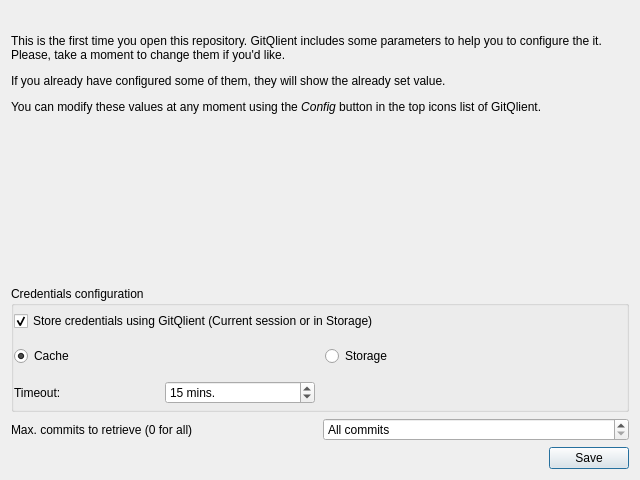
<?xml version="1.0" encoding="UTF-8"?>
<ui version="4.0">
 <class>InitialRepoConfig</class>
 <widget class="QDialog" name="InitialRepoConfig">
  <property name="geometry">
   <rect>
    <x>0</x>
    <y>0</y>
    <width>640</width>
    <height>480</height>
   </rect>
  </property>
  <property name="minimumSize">
   <size>
    <width>640</width>
    <height>480</height>
   </size>
  </property>
  <property name="maximumSize">
   <size>
    <width>800</width>
    <height>600</height>
   </size>
  </property>
  <property name="windowTitle">
   <string>Repo config</string>
  </property>
  <layout class="QGridLayout" name="gridLayout">
   <item row="3" column="0" colspan="2">
    <widget class="QGroupBox" name="credentialsFrames">
     <property name="title">
      <string>Credentials configuration</string>
     </property>
     <layout class="QGridLayout" name="gridLayout_2">
      <property name="leftMargin">
       <number>0</number>
      </property>
      <property name="topMargin">
       <number>0</number>
      </property>
      <property name="rightMargin">
       <number>0</number>
      </property>
      <property name="bottomMargin">
       <number>0</number>
      </property>
      <property name="spacing">
       <number>10</number>
      </property>
      <item row="1" column="1">
       <widget class="QRadioButton" name="rbStorage">
        <property name="text">
         <string>Storage</string>
        </property>
        <attribute name="buttonGroup">
         <string notr="true">buttonGroup</string>
        </attribute>
       </widget>
      </item>
      <item row="0" column="0" colspan="2">
       <widget class="CheckBox" name="chbCredentials">
        <property name="text">
         <string>Store credentials using GitQlient (Current session or in Storage)</string>
        </property>
        <property name="checked">
         <bool>true</bool>
        </property>
       </widget>
      </item>
      <item row="1" column="0">
       <widget class="QRadioButton" name="rbCache">
        <property name="text">
         <string>Cache</string>
        </property>
        <property name="checked">
         <bool>true</bool>
        </property>
        <attribute name="buttonGroup">
         <string notr="true">buttonGroup</string>
        </attribute>
       </widget>
      </item>
      <item row="2" column="0">
       <layout class="QHBoxLayout" name="horizontalLayout_2">
        <property name="spacing">
         <number>0</number>
        </property>
        <item>
         <widget class="QLabel" name="label_6">
          <property name="text">
           <string>Timeout:</string>
          </property>
         </widget>
        </item>
        <item>
         <widget class="QSpinBox" name="sbTimeout">
          <property name="suffix">
           <string> mins.</string>
          </property>
          <property name="maximum">
           <number>480</number>
          </property>
          <property name="singleStep">
           <number>5</number>
          </property>
          <property name="value">
           <number>15</number>
          </property>
         </widget>
        </item>
       </layout>
      </item>
     </layout>
    </widget>
   </item>
   <item row="0" column="0" colspan="2">
    <widget class="QLabel" name="label_4">
     <property name="text">
      <string>&lt;html&gt;&lt;head/&gt;&lt;body&gt;&lt;p&gt;This is the first time you open this repository. GitQlient includes some parameters to help you to configure the it. Please, take a moment to change them if you'd like.&lt;/p&gt;&lt;p&gt;If you already have configured some of them, they will show the already set value.&lt;/p&gt;&lt;p&gt;You can modify these values at any moment using the &lt;span style=&quot; font-style:italic;&quot;&gt;Config &lt;/span&gt;button in the top icons list of GitQlient.&lt;/p&gt;&lt;/body&gt;&lt;/html&gt;</string>
     </property>
     <property name="wordWrap">
      <bool>true</bool>
     </property>
    </widget>
   </item>
   <item row="4" column="0">
    <widget class="QLabel" name="label_7">
     <property name="text">
      <string>Max. commits to retrieve (0 for all)</string>
     </property>
    </widget>
   </item>
   <item row="4" column="1">
    <widget class="QSpinBox" name="sbMaxCommits">
     <property name="specialValueText">
      <string>All commits</string>
     </property>
     <property name="suffix">
      <string> last commits</string>
     </property>
     <property name="maximum">
      <number>999999999</number>
     </property>
     <property name="singleStep">
      <number>10</number>
     </property>
     <property name="value">
      <number>0</number>
     </property>
    </widget>
   </item>
   <item row="2" column="1">
    <spacer name="verticalSpacer">
     <property name="orientation">
      <enum>Qt::Orientation::Vertical</enum>
     </property>
     <property name="sizeType">
      <enum>QSizePolicy::Policy::Fixed</enum>
     </property>
     <property name="sizeHint" stdset="0">
      <size>
       <width>20</width>
       <height>10</height>
      </size>
     </property>
    </spacer>
   </item>
   <item row="1" column="0" colspan="2">
    <widget class="QFrame" name="orangeHSeparator">
     <property name="frameShape">
      <enum>QFrame::Shape::NoFrame</enum>
     </property>
     <property name="frameShadow">
      <enum>QFrame::Shadow::Plain</enum>
     </property>
     <property name="lineWidth">
      <number>0</number>
     </property>
    </widget>
   </item>
   <item row="5" column="0" colspan="2">
    <layout class="QHBoxLayout" name="horizontalLayout">
     <item>
      <spacer name="horizontalSpacer">
       <property name="orientation">
        <enum>Qt::Orientation::Horizontal</enum>
       </property>
       <property name="sizeHint" stdset="0">
        <size>
         <width>40</width>
         <height>20</height>
        </size>
       </property>
      </spacer>
     </item>
     <item>
      <widget class="QPushButton" name="pushButton">
       <property name="text">
        <string>Save</string>
       </property>
      </widget>
     </item>
    </layout>
   </item>
  </layout>
 </widget>
 <customwidgets>
  <customwidget>
   <class>CheckBox</class>
   <extends>QCheckBox</extends>
   <header>custom-widgets/CheckBox.h</header>
  </customwidget>
 </customwidgets>
 <tabstops>
  <tabstop>chbCredentials</tabstop>
  <tabstop>rbCache</tabstop>
  <tabstop>rbStorage</tabstop>
  <tabstop>sbTimeout</tabstop>
  <tabstop>sbMaxCommits</tabstop>
  <tabstop>pushButton</tabstop>
 </tabstops>
 <resources/>
 <connections>
  <connection>
   <sender>pushButton</sender>
   <signal>clicked()</signal>
   <receiver>InitialRepoConfig</receiver>
   <slot>accept()</slot>
   <hints>
    <hint type="sourcelabel">
     <x>580</x>
     <y>423</y>
    </hint>
    <hint type="destinationlabel">
     <x>350</x>
     <y>189</y>
    </hint>
   </hints>
  </connection>
 </connections>
 <buttongroups>
  <buttongroup name="buttonGroup"/>
 </buttongroups>
</ui>
